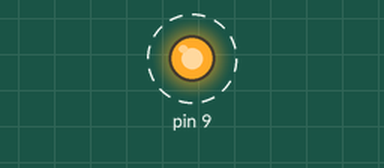
A sketch run on a simulated Arduino Uno, built with avr-gcc and run on an emulated ATmega328P. Shown: output pins drawn as LEDs (lit = HIGH). Dashed ring = blinking.

Above: at 0.5 s.
Timing chart, 0 to 4.6 s (numbered marks = the images above):
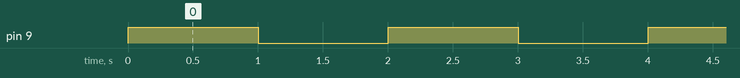

The sketch:

Aufgabe1.ino
```cpp
void setup() {
  // put your setup code here, to run once:
  pinMode(9, OUTPUT);
}

int x=0;

void loop() {
  x=x+1;
  if (x<=5)
  {
    blink();
  }
  analogWrite(9, 0);
  delay(1000);
}

int blink() {
  analogWrite(9, 255);
  delay(1000);
}
```

Measured:
- by itself, pin 9: alternates HIGH for 1.0 s and LOW for 1.0 s, 10 changes in all, then stays LOW
